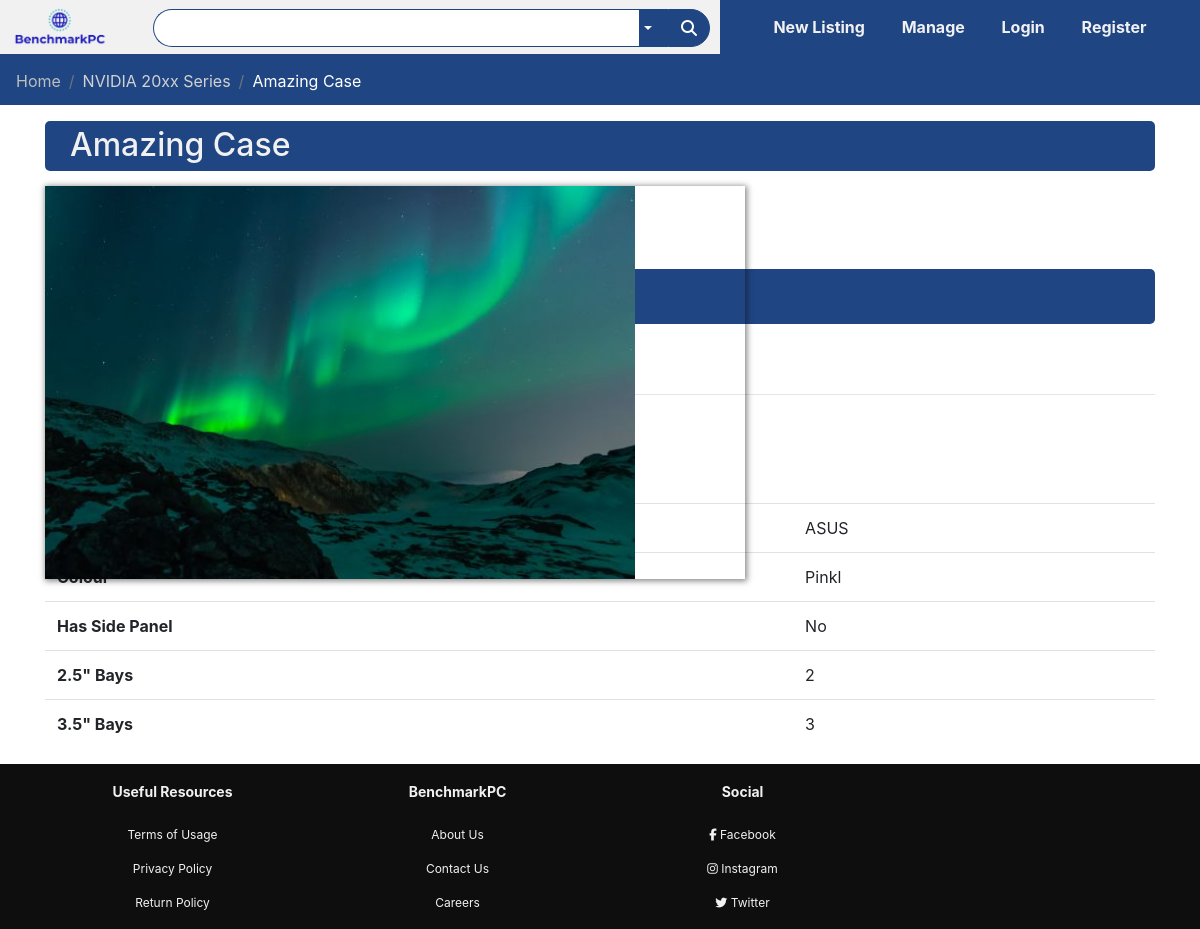
/listing/2, run on the app's committed database.
### bench/models.py (models this page shows)
class Listing(db.Model):
    id = db.Column(db.Integer, primary_key=True)
    ListingScore = db.Column(db.Integer, nullable=True)
    ListingState = db.Column(db.Integer, nullable=True, server_default="Open")
    ListingName = db.Column(db.String(80), unique=False, nullable=False)
    ListingPrice = db.Column(db.Numeric, unique=False, nullable=False)
    ListingType = db.Column(db.String(80), unique=False, nullable=False)
    ListingDescription = db.Column(
        db.String(80), unique=False, nullable=False, default="Empty")
    ListingTimeStamp = db.Column(
        db.DateTime, default=datetime.datetime.utcnow(), nullable=False)
    userId = db.Column(db.Integer, db.ForeignKey('user.id'))

class Case(db.Model):
    id = db.Column(db.Integer, primary_key=True)
    manufacturer = db.Column(db.String(80), nullable=False)
    colour = db.Column(db.String(80), nullable=True)
    sidePanel = db.Column(db.String(80), nullable=True)
    internal25Bays = db.Column(db.Integer, nullable=True)
    internal35Bays = db.Column(db.Integer, nullable=True)
    caseListing = db.Column(db.Integer, db.ForeignKey('listing.id'))

### bench/routes.py (the view, shortened to what this page needs)
@app.route('/listing/<id>', methods=['GET','POST'])
def viewListingNumber(id):
    title = "Listing | BenchmarkPC"
    print("Viewing Listing: " + id)
    listing = Listing.query.filter_by(id=id).first_or_404()
    user = User.query.filter_by(id=listing.userId).first()
    date = str(listing.ListingTimeStamp.day) + "/" + str(listing.ListingTimeStamp.month) + "/" + str(listing.ListingTimeStamp.year)
    form = bidForm()
    image = Images.query.filter_by(ImageListing=listing.id).first()
    if(image is not None):
        image =  "\\static\\Images\\" + image.ImageName
    else:
        image = r"\static\placeholder.png"
    if(listing.ListingType == "CPU"):
        details = CPU.query.filter_by(CPUListing=listing.id).first()
        return render_template("ViewListingTemplates/CPUListing.html", title=title,
        listing=listing,user=user,date=date,details=details,form=form, image=image )
    elif(listing.ListingType == "Graphics Card"):
        details = GPU.query.filter_by(GPUListing=listing.id).first()
        return render_template("ViewListingTemplates/GPUListing.html", title=title,
        listing=listing,user=user,date=date,details=details,form=form, image=image)
    elif(listing.ListingType == "CPU Cooler"):
        details = CPUCooler.query.filter_by(CPUCoolerListing=listing.id).first()
        return render_template("ViewListingTemplates/CPUCooler.html", title=title,
        listing=listing,user=user,date=date,details=details,form=form, image=image)
    elif(listing.ListingType == "Memory"):
        details = Memory.query.filter_by(memoryListing=listing.id).first()
        return render_template("ViewListingTemplates/Memory.html", title=title,
        listing=listing,user=user,date=date,details=details,form=form)
    elif(listing.ListingType == "Case"):
        details = Case.query.filter_by(caseListing=listing.id).first()
        return render_template("ViewListingTemplates/Case.html", title=title,
        listing=listing,user=user,date=date,details=details,form=form, image=image)
    elif(listing.ListingType == "Power Supply"):
        details = PowerSupply.query.filter_by(PowerSupplyListing=listing.id).first()
        return render_template("ViewListingTemplates/PowerSupply.html", title=title,
        listing=listing,user=user,date=date,details=details,form=form, image=image)
    elif(listing.ListingType == "Motherboard"):
        details = Motherboard.query.filter_by(MotherboardListing=listing.id).first()
        return render_template("ViewListingTemplates/Motherboard.html", title=title,
        listing=listing,user=user,date=date,details=details,form=form, image=image)
    else:
        return redirect("/")

### forms.py
class bidForm(FlaskForm):
    pass;

### bench/templates/ViewListingTemplates/Case.html
{% extends '/ViewListingTemplates/standardListing.html' %}
{% block specifications %}
<tr>
    <th scope="row">Manufacturer</th>
    <td>{{details.manufacturer}}</td>
</tr>
<tr>
    <th scope="row">Colour</th>
    <td>{{details.colour}}</td>
</tr>
<tr>
    <th scope="row">Has Side Panel</th>
    <td>{{details.sidePanel}}</td>
</tr>
<tr>
        <th scope="row">2.5" Bays</th>
        <td>{{details.internal25Bays}}</td>
    </tr>
    <tr>
            <th scope="row">3.5" Bays</th>
            <td>{{details.internal35Bays}}</td>
        </tr>
{% endblock %}

### bench/templates/ViewListingTemplates/standardListing.html (shortened to what this page needs)
{% extends 'base.html' %}
    {% block breadcrumb %}
    <nav aria-label="breadcrumb">
        <ol class="breadcrumb">
            <li class="breadcrumb-item"><a style="color: rgb(190, 190, 190)" href="/">Home</a></li>
            <li class="breadcrumb-item"><a style="color: rgb(210, 210, 210)" href="#">NVIDIA 20xx Series</a></li>
            <li class="breadcrumb-item active" aria-current="page">{{ listing.ListingName }}</li>
        </ol>
    </nav>
    {% endblock %}
    {% block content %}
    <section class="listing-header">
        <div class="container">
            <div class="listing-header-box">
                <h2>{{ listing.ListingName }}</h2>
            </div>
        </div>
    </section>
    <section class="product-display">
        <div class="container">
            <div class="row">
                <div class="col-md-5-5">
                    <div class="product-carousel">
                        <div id="product-carousel" class="carousel slide carousel-fade" data-ride="carousel">
                            <div class="carousel-inner">
                                <div class="carousel-item active product-carousel-container">
                                    <img src="{{ image }}" class="" alt="Work Please">
                                </div>
                            </div>
                        </div>
                    </div>
                </div>
            </div>
            <div class="price-header-box">
                <ul>
                    {% if listing.ListingState == 'Closed' %}
                    <li>
                        <h2>$<span class='sold'>{{ "{0: .2f}".format(listing.ListingPrice)}}</span></h2>
                    </li>
                    <li>
                        <h2>- Sold</h2>
                    </li>
                    {% else %}
                    <li>
                        <h2>${{ "{0: .2f}".format(listing.ListingPrice)}}</h2>
                    </li>
                    {% endif %}
                </ul>
            </div>
        </div>
    </section>
    <section class="description">
        <div class="container">
            <div class="body-header-box">
                <h2>Product Description</h2>
            </div>
            <div class="description-body-box">
            </div>
        </div>
    </section>
    <section class="specifications">
        <div class="container">
            <div class="body-header-box">
                <h2>Specifications</h2>
            </div>
            <div class="specifications-body-box">
                <table class="table">
                    <tbody>
                        {% block specifications %}
                        {% endblock %}
                    </tbody>
                </table>
            </div>
        </div>
    </section>
    {% endblock %}

### bench/static/styles/base.css (style rules this page uses)
* { margin: 0; padding: 0; }
body { background-color: #f1f1f1; font-family: sans-serif; min-height: 100%; position: relative; padding-bottom: 165px; margin: 0; }
html { height: 100%; margin: 0; }
.carousel { box-shadow: 1px 1px 6px 1px rgba(12, 12, 12, 0.5); }
.breadcrumb { position: relative; top: -20; border-radius: 0px !important; background-color: #1f4582 !important; }
.breadcrumb-item { color: white !important; }
.listing-header-box { background-color: #1f4582; color: #f1f1f1; border-radius: 5px; height: 50px; }
.listing-header-box h2 { padding: 5px 0px; margin: 0px 25px; }
.product-carousel { width: 700px; padding: 15px 0px; margin-left: 15px; }
.product-carousel-container { display: block; width: 100%; height: auto; position: relative; overflow: hidden; padding: 56.2% 0 0 0; }
.product-carousel-container img { display: block; max-width: 100%; max-height: 100%; position: absolute; top: 0; bottom: 0; left: 0; right: 0; }
.price-header-box { background-color: #1f4582; color: #f1f1f1; border-radius: 5px; height: 55px; clear: both; margin-top: 25px; }
.price-header-box h2 { padding-left: 10px; display: inline; font-size: 36px; }
.price-header-box ul { list-style-type: none; overflow: hidden; }
.price-header-box li { float: left; }
.price-header-box li h2 { display: block; text-align: center; padding-left: 15px; }
.body-header-box { margin: 15px 0px; }

### data on the page
Listing: ListingName "Amazing Case"
Case: manufacturer "ASUS", colour "Pinkl", sidePanel "No", internal25Bays "2", internal35Bays "3"
